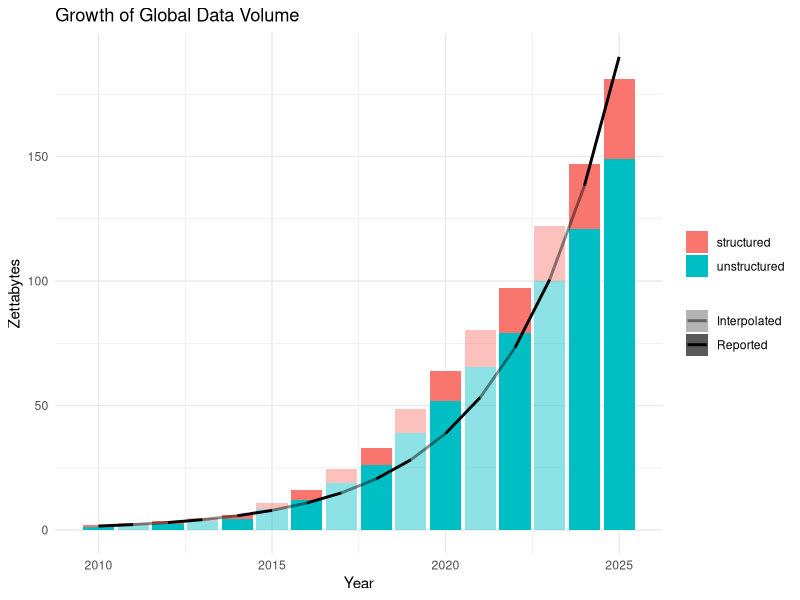

This chart was generated by the following R code:
## ---- chunk 1
#| echo: false
library(tidyverse)

known <- tibble(
  year = c(2010, 2012, 2014, 2016, 2018, 2020, 2022, 2024, 2025),
  structured = c(0.6, 1, 1.6, 3.8, 7, 12, 18, 26, 32),
  unstructured = c(1.4, 2.5, 4.4, 12.2, 26, 52, 79, 121, 149)
)
data_volume <- tibble(year = 2010:2025) |>
  mutate(
    structured = approx(known$year, known$structured, year)$y,
    unstructured = approx(known$year, known$unstructured, year)$y,
    status = if_else(year %in% known$year, "Reported", "Interpolated"),
    total = structured + unstructured
  )
trend <- exp(predict(lm(log(total) ~ year, data_volume)))
data_volume$trend <- trend * 190 / trend[data_volume$year == 2025]

data_volume |>
  pivot_longer(c(structured, unstructured), names_to = "type", values_to = "zettabytes") |>
  ggplot(aes(year, zettabytes, fill = type, alpha = status)) +
  geom_col() + geom_line(aes(y = trend, group = 1), linewidth = 1, colour = "black") +
  scale_alpha_manual(values = c(Interpolated = .45, Reported = 1)) +
  labs(title = "Growth of Global Data Volume", x = "Year", y = "Zettabytes",
       fill = NULL, alpha = NULL) + theme_minimal()
